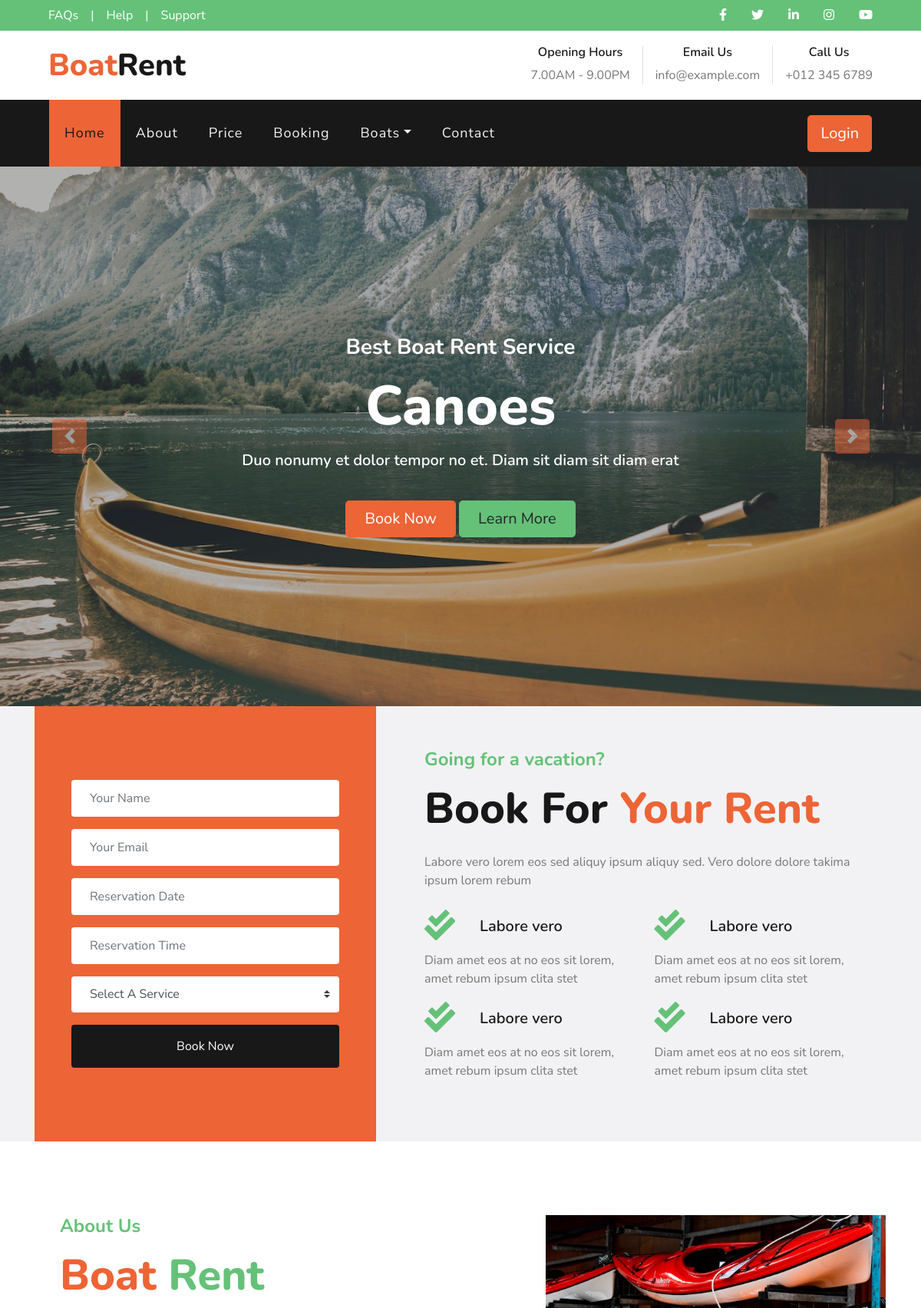
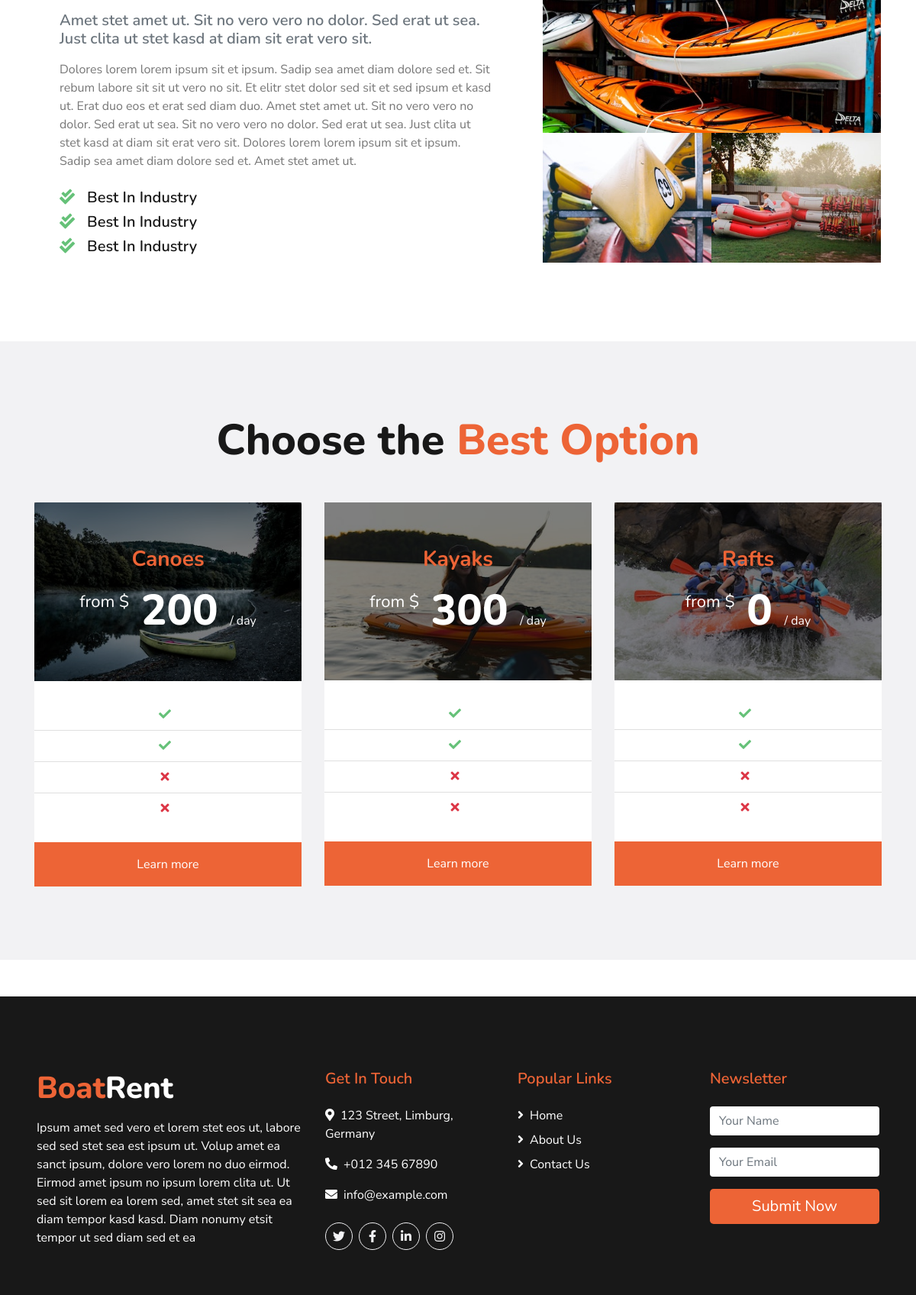
The page / (upper part) on the database its author committed (2 pictures, top to bottom).
### tables this page shows
CREATE TABLE `boot_categorie` (
  `id` int(11) NOT NULL,
  `name` varchar(255) NOT NULL,
  `slug` varchar(255) NOT NULL,
  `active` tinyint(1) NOT NULL DEFAULT 1,
  `carousel_image` varchar(255) NOT NULL,
  `price_image` varchar(255) NOT NULL
);

### database/database.php (called while the page is built, shortened)
<?php
function connect()
{
  $servername = "localhost";
  $username = "root";
  $password = "";
  $dbname = "boots_verleih";
  $conn = new mysqli($servername, $username, $password, $dbname);
  return $conn;
}
function selectCategories()
{
  $conn = connect();
  $sql = "SELECT * FROM boot_categorie";
  $result = $conn->query($sql);
  if ($result->num_rows > 0) {
    while ($row = $result->fetch_assoc()) {
      $categories[] = $row;
    }
  } else {
    $categories = [];
  }
  return  $categories;
}
function getMinPrice()
{
  $conn = connect();
  $sql = "SELECT category_slug, MIN(price) FROM boat GROUP BY category_slug";
  $result = $conn->query($sql);
  if ($result->num_rows > 0) {
    while ($row = $result->fetch_assoc()) {
      $minPrices[$row['category_slug']] = $row['MIN(price)'];
    }
  } else {
    $minPrices = [];
  }
  return $minPrices;
}

### index.php (the view, shortened to what this page needs)
<!DOCTYPE html>
<html lang="en">
<head>
    <link href="https://cdnjs.cloudflare.com/ajax/libs/font-awesome/5.10.0/css/all.min.css" rel="stylesheet">
    <link href="lib/owlcarousel/assets/owl.carousel.min.css" rel="stylesheet">
    <link href="lib/tempusdominus/css/tempusdominus-bootstrap-4.min.css" rel="stylesheet" />
    <link href="css/style.css" rel="stylesheet">
</head>
<body>
    <?php include('_header.php'); ?>
    <?php include('_navbar.php'); ?>
    <div class="container-fluid p-0">
        <div id="header-carousel" class="carousel slide" data-ride="carousel">
            <div class="carousel-inner">
                <?php foreach ($categories as $key => $categorie) : ?>
                    <div class="carousel-item <?= $key === 0 ? 'active' : ''; ?>">
                        <img class="w-100" src="<?= $categorie['carousel_image'] ?>" alt="Image">
                        <div class="carousel-caption d-flex flex-column align-items-center justify-content-center">
                            <div class="p-3" style="max-width: 900px;">
                                <h3 class="text-white mb-3 d-none d-sm-block">Best Boat Rent Service</h3>
                                <h1 class="display-3 text-white mb-3"><?= $categorie['name'] ?></h1>
                                <h5 class="text-white mb-3 d-none d-sm-block">Duo nonumy et dolor tempor no et. Diam sit diam sit diam erat</h5>
                                <a href="#booking" class="btn btn-lg btn-primary mt-3 mt-md-4 px-4">Book Now</a>
                                <a href="boat.php=<?= $categorie['slug'] ?>" class="btn btn-lg btn-secondary mt-3 mt-md-4 px-4">Learn More</a>
                            </div>
                        </div>
                    </div>
                <?php endforeach; ?>
            </div>
            <a class="carousel-control-prev" href="#header-carousel" data-slide="prev">
                <div class="btn btn-primary rounded" style="width: 45px; height: 45px;">
                    <span class="carousel-control-prev-icon mb-n2"></span>
                </div>
            </a>
            <a class="carousel-control-next" href="#header-carousel" data-slide="next">
                <div class="btn btn-primary rounded" style="width: 45px; height: 45px;">
                    <span class="carousel-control-next-icon mb-n2"></span>
                </div>
            </a>
        </div>
    </div>
    <div id="booking" class="container-fluid bg-light">
        <div class="container">
            <div class="row align-items-center">
                <div class="col-lg-5">
                    <div class="bg-primary py-5 px-4 px-sm-5">
                        <form class="py-5">
                            <div class="form-group">
                                <input type="text" class="form-control border-0 p-4" placeholder="Your Name" required="required" />
                            </div>
                            <div class="form-group">
                                <input type="email" class="form-control border-0 p-4" placeholder="Your Email" required="required" />
                            </div>
                            <div class="form-group">
                                <div class="date" id="date" data-target-input="nearest">
                                    <input type="text" class="form-control border-0 p-4 datetimepicker-input" placeholder="Reservation Date" data-target="#date" data-toggle="datetimepicker" />
                                </div>
                            </div>
                            <div class="form-group">
                                <div class="time" id="time" data-target-input="nearest">
                                    <input type="text" class="form-control border-0 p-4 datetimepicker-input" placeholder="Reservation Time" data-target="#time" data-toggle="datetimepicker" />
                                </div>
                            </div>
                            <div class="form-group">
                                <select class="custom-select border-0 px-4" style="height: 47px;">
                                    <option selected>Select A Service</option>
                                </select>
                            </div>
                            <div>
                                <button class="btn btn-dark btn-block border-0 py-3" type="submit">Book Now</button>
                            </div>
                        </form>
                    </div>
                </div>
                <div class="col-lg-7 py-5 py-lg-0 px-3 px-lg-5">
                    <h4 class="text-secondary mb-3">Going for a vacation?</h4>
                    <h1 class="display-4 mb-4">Book For <span class="text-primary">Your Rent</span></h1>
                    <p>Labore vero lorem eos sed aliquy ipsum aliquy sed. Vero dolore dolore takima ipsum lorem rebum</p>
                    <div class="row py-2">
                        <div class="col-sm-6">
                            <div class="d-flex flex-column">
                                <div class="d-flex align-items-center mb-2">
                                    <h1 class="font-weight-normal text-secondary m-0 mr-3"><i class="fa fa-check-double text-secondary mr-3"></i></h1>
                                    <h5 class="text-truncate m-0">Labore vero</h5>
                                </div>
                                <p>Diam amet eos at no eos sit lorem, amet rebum ipsum clita stet</p>
                            </div>
                        </div>
                        <div class="col-sm-6">
                            <div class="d-flex flex-column">
                                <div class="d-flex align-items-center mb-2">
                                    <h1 class="font-weight-normal text-secondary m-0 mr-3"><i class="fa fa-check-double text-secondary mr-3"></i></h1>
                                    <h5 class="text-truncate m-0">Labore vero</h5>
                                </div>
                                <p>Diam amet eos at no eos sit lorem, amet rebum ipsum clita stet</p>
                            </div>
                        </div>
                        <div class="col-sm-6">
                            <div class="d-flex flex-column">
                                <div class="d-flex align-items-center mb-2">
                                    <h1 class="font-weight-normal text-secondary m-0 mr-3"><i class="fa fa-check-double text-secondary mr-3"></i></h1>
                                    <h5 class="text-truncate m-0">Labore vero</h5>
                                </div>
                                <p>Diam amet eos at no eos sit lorem, amet rebum ipsum clita stet</p>
                            </div>
                        </div>
                        <div class="col-sm-6">
                            <div class="d-flex flex-column">
                                <div class="d-flex align-items-center mb-2">
                                    <h1 class="font-weight-normal text-secondary m-0 mr-3"><i class="fa fa-check-double text-secondary mr-3"></i></h1>
                                    <h5 class="text-truncate m-0">Labore vero</h5>
                                </div>
                                <p>Diam amet eos at no eos sit lorem, amet rebum ipsum clita stet</p>
                            </div>
                        </div>
                    </div>
                </div>
            </div>
        </div>
    </div>
    <div id="about" class="container py-5">
        <div class="row py-5">
            <div class="col-lg-7 pb-5 pb-lg-0 px-3 px-lg-5">
                <h4 class="text-secondary mb-3">About Us</h4>
                <h1 class="display-4 mb-4"><span class="text-primary">Boat</span> <span class="text-secondary">Rent</span></h1>
                <h5 class="text-muted mb-3">Amet stet amet ut. Sit no vero vero no dolor. Sed erat ut sea. Just clita ut stet kasd at diam sit erat vero sit.</h5>
                <p class="mb-4">Dolores lorem lorem ipsum sit et ipsum. Sadip sea amet diam dolore sed et. Sit rebum labore sit sit ut vero no sit. Et elitr stet dolor sed sit et sed ipsum et kasd ut. Erat duo eos et erat sed diam duo. Amet stet amet ut. Sit no vero vero no dolor. Sed erat ut sea. Sit no vero vero no dolor. Sed erat ut sea. Just clita ut stet kasd at diam sit erat vero sit. Dolores lorem lorem ipsum sit et ipsum. Sadip sea amet diam dolore sed et. Amet stet amet ut. </p>
                <ul class="list-inline">
                    <li>
                        <h5><i class="fa fa-check-double text-secondary mr-3"></i>Best In Industry</h5>
                    </li>
                    <li>
                        <h5><i class="fa fa-check-double text-secondary mr-3"></i>Best In Industry</h5>
                    </li>
                    <li>
                        <h5><i class="fa fa-check-double text-secondary mr-3"></i>Best In Industry</h5>
                    </li>
                </ul>
            </div>
            <div class="col-lg-5">
                <div class="row px-3">
                    <div class="col-12 p-0">
                        <img class="img-fluid w-100" src="img/about-1.jpg" alt="">
                    </div>
                    <div class="col-6 p-0">
                        <img class="img-fluid w-100" src="img/about-2.jpg" alt="">
                    </div>
                    <div class="col-6 p-0">
                        <img class="img-fluid w-100" src="img/about-3.jpg" alt="">
                    </div>
                </div>
            </div>
        </div>
    </div>
    <div id="pricing" class="container-fluid bg-light pt-5 pb-4">
        <div class="container py-5">
            <div class="d-flex flex-column text-center mb-5">
                <h1 class="display-4 m-0">Choose the <span class="text-primary">Best Option</span></h1>
            </div>
            <div class="row">
                <?php foreach ($categories as $categorie) : ?>
                    <?php include('_categorie_card.php') ?>
                <?php endforeach; ?>
            </div>
        </div>
    </div>
    <?php include('_footer.php'); ?>
</body>
</html>

### _categorie_card.php
<?php $minPrices = getMinPrice();?>
<div class="col-lg-4 mb-4">
                    <div class="card border-0">
                        <div class="card-header position-relative border-0 p-0 mb-4">
                            <img class="card-img-top" src="<?= $categorie['price_image']?>" alt="">
                            <div class="position-absolute d-flex flex-column align-items-center justify-content-center w-100 h-100" style="top: 0; left: 0; z-index: 1; background: rgba(0, 0, 0, .5);">
                                <h3 class="text-primary mb-3"><?= $categorie['name']?></h3>
                                <h1 class="display-4 text-white mb-0">
                                    <small class="align-top" style="font-size: 22px; line-height: 45px;">from $</small>
                                    <?= $minPrices[$categorie['slug']]?? 0?>
                                    <small class="align-bottom" style="font-size: 16px; line-height: 40px;">/ day</small>
                                </h1>
                            </div>
                        </div>
                        <div class="card-body text-center p-0">
                            <ul class="list-group list-group-flush mb-4">
                                <li class="list-group-item p-2"><i class="fa fa-check text-secondary mr-2"></i></li>
                                <li class="list-group-item p-2"><i class="fa fa-check text-secondary mr-2"></i></li>
                                <li class="list-group-item p-2"><i class="fa fa-times text-danger mr-2"></i></li>
                                <li class="list-group-item p-2"><i class="fa fa-times text-danger mr-2"></i></li>
                            </ul>
                        </div>
                        <div class="card-footer border-0 p-0">
                            <a href="/boat.php" class="btn btn-primary btn-block p-3" style="border-radius: 0;">Learn more</a>
                        </div>
                    </div>
                </div>

### rows shown on the page
boot_categorie: carousel_image (picture), name "Canoes", price_image (picture), slug "200"
boot_categorie: price_image (picture), name "Kayaks", slug "300"
boot_categorie: price_image (picture), name "Rafts", slug "0"
